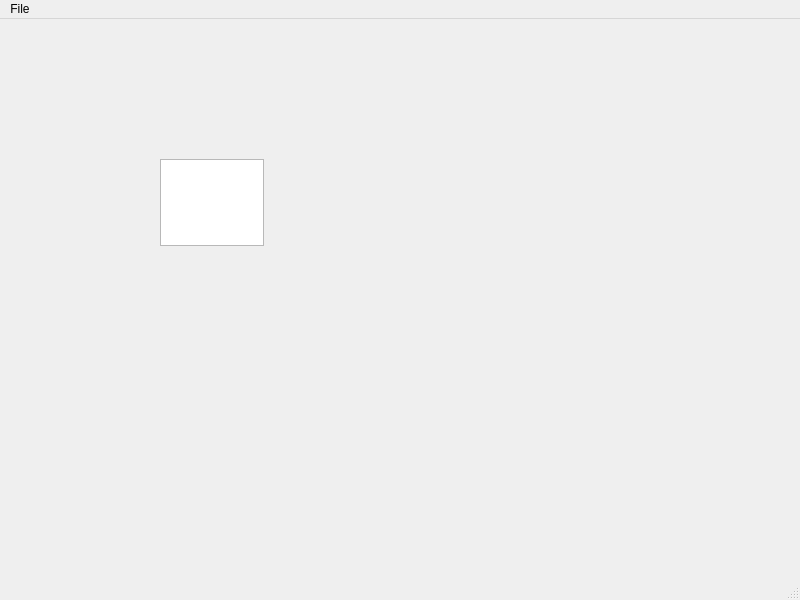
<?xml version="1.0" encoding="UTF-8"?>
<ui version="4.0">
 <class>MainWindow</class>
 <widget class="QMainWindow" name="MainWindow">
  <property name="geometry">
   <rect>
    <x>0</x>
    <y>0</y>
    <width>800</width>
    <height>600</height>
   </rect>
  </property>
  <property name="windowTitle">
   <string>MainWindow</string>
  </property>
  <widget class="QWidget" name="centralwidget">
   <widget class="QPlainTextEdit" name="plainTextEdit">
    <property name="geometry">
     <rect>
      <x>160</x>
      <y>140</y>
      <width>104</width>
      <height>87</height>
     </rect>
    </property>
   </widget>
  </widget>
  <widget class="QMenuBar" name="menubar">
   <property name="geometry">
    <rect>
     <x>0</x>
     <y>0</y>
     <width>800</width>
     <height>26</height>
    </rect>
   </property>
   <widget class="QMenu" name="menuFile">
    <property name="title">
     <string>File</string>
    </property>
    <addaction name="actionNew_Window"/>
   </widget>
   <addaction name="menuFile"/>
  </widget>
  <widget class="QStatusBar" name="statusbar"/>
  <action name="actionNew_Window">
   <property name="text">
    <string>New Window</string>
   </property>
  </action>
 </widget>
 <resources/>
 <connections/>
</ui>
